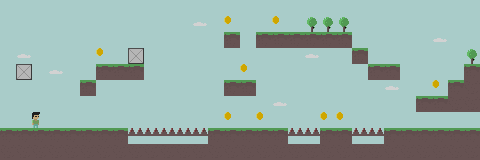

This game map was drawn from its Tiled (.tmx) file and the tilesets committed beside it. A one-line description and the trimmed map source follow:
An orthogonal 30x10 tile map with 16x16 px tiles, 3 tile layers (background, ground, objects).

<map version="1.0" orientation="orthogonal" width="30" height="10" tilewidth="16" tileheight="16">
 <tileset firstgid="1" name="sprites-scetch" tilewidth="16" tileheight="16">
  <image source="../sprites/sprites-scetch.png" width="64" height="64" />
  <tile id="0">
   <properties>
    <property name="ground" value="" />
   </properties>
  </tile>
  <tile id="1">
   <properties>
    <property name="spike" value="" />
   </properties>
  </tile>
  <tile id="2">
   <properties>
    <property name="background" value="" />
   </properties>
  </tile>
  <tile id="3">
   <properties>
    <property name="background" value="" />
   </properties>
  </tile>
  <tile id="4">
   <properties>
    <property name="hero" value="" />
   </properties>
  </tile>
  <tile id="5">
   <properties>
    <property name="ground" value="" />
   </properties>
  </tile>
  <tile id="6">
   <properties>
    <property name="gold" value="" />
   </properties>
  </tile>
  <tile id="8">
   <properties>
    <property name="chest" value="" />
   </properties>
  </tile>
  <tile id="9">
   <properties>
    <property name="crate" value="" />
   </properties>
  </tile>
  <tile id="10">
   <properties>
    <property name="door" value="" />
   </properties>
  </tile>
  <tile id="11">
   <properties>
    <property name="key" value="" />
   </properties>
  </tile>
  <tile id="12">
   <properties>
    <property name="ladder" value="" />
   </properties>
  </tile>
 </tileset>
 <layer name="background" width="30" height="10">
  <data>[300 cells, 300 non-empty, 3 distinct tile ids]</data>
 </layer>
 <layer name="ground" width="30" height="10">
  <data>[300 cells, 74 non-empty, 2 distinct tile ids]</data>
 </layer>
 <layer name="objects" width="30" height="10">
  <data>[300 cells, 21 non-empty, 4 distinct tile ids]</data>
 </layer>
</map>